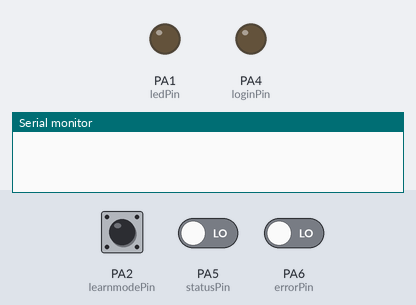
A sketch run on a simulated STM32 Blue Pill. Shown: output pins drawn as LEDs (lit = HIGH), the last lines printed to the serial monitor. Inputs (shaded band) come from the test bench; at power-on: PA5 (statusPin) LOW, PA2 (learnmodePin) HIGH, PA6 (errorPin) LOW. EEPROM starts erased.

Above: at 0.0 s.
At 5.4 s:
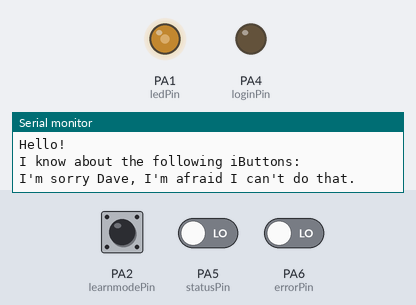
5.5 s: PA5 (statusPin) driven HIGH
8.5 s: PA2 (learnmodePin) pulled LOW for 3.2 s
Timing chart, 0 to 20.0 s (numbered marks = the images above; inputs shaded):
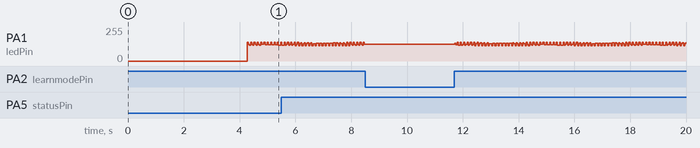

The sketch:

ibutton.ino
```cpp
#include <EEPROM.h>
#include <OneWire.h>
#include <TimerOne.h>

#define debug Serial.print
#define debugf Serial.printf
#define EEPROM_SIZE 128000 // bytes, the stm32f103 has 128 kb flash

const int
  ledPin       = PA1,
  learnmodePin = PA2,
  ibuttonPin   = PA3,
  loginPin     = PA4,
  statusPin    = PA5,
  errorPin     = PA6;


OneWire ds(ibuttonPin);  // iButton reader on pin 16

void setup(void)
{
  // initialize inputs/outputs
  // start serial port
  Serial.begin(9600);

  pinMode(ledPin, OUTPUT);
  pinMode(learnmodePin, INPUT_PULLUP); // connect to GND via a button
  pinMode(loginPin, OUTPUT);
  pinMode(statusPin, INPUT);//external pull-down provided
  pinMode(errorPin, INPUT);//    "        "          "

  delay(4200); // hopefully Serial is set up by then
  debug("Hello!\r\n");
  dump_eeprom();

  check_contactor();

  if(logged_in())
    debug("unexpected MC reset!\r\n");

  Timer1.initialize(~0); // still too often
  //XXX feels like quite a lot of overkill to use a timer just to blink a LED but oh well, I'm not using them anyway
  Timer1.attachInterrupt(blinkLED);
}

// check whether the learnmode button is being pushed
inline bool learnmode(void)
{
  return digitalRead(learnmodePin) == LOW;
}

inline bool logged_in(void)
{
  return digitalRead(statusPin) == HIGH;
}

void check_contactor(void)
{
  if(digitalRead(errorPin) == HIGH){
    debug("Contactor error!\r\n");
    while(true){
      delay(10000);//halts most of the system on contactor error
    }
  }
}

void blinkLED(void)
{
  static int state = HIGH, count = 0;
  if (!learnmode() && count++ < 5)
    return; // blink slower if not in learnmode

  count = 0;
  state ^= 1; // toggle
  digitalWrite(ledPin, state);
}

void format_addr(char *str, byte (&addr)[8])
{
  sprintf(str, "%02x-%02x%02x%02x%02x%02x%02x",
   addr[0], // device type
   addr[6],addr[5],addr[4],addr[3],addr[2],addr[1]
  );
}

// squash a 6 byte iButton identifier into 4 bytes
uint32_t hash_addr(byte (&addr)[8])
{
  // there are a lot of zeroes in the addrs, so this should not collide too much.
  // EEPROM only has space for 32 32-bit values on Teensy LC, that's why.

  // On the other hand, maybe there is an even more collision-free way to do this.
  // Only time will tell *shrug*

  return (addr[0]         <<24)|
        ((addr[6]^addr[1])<<16)|
        ((addr[5]^addr[2])<< 8)|
        ((addr[4]^addr[3])    );
}

void learn_ibutton(byte (&addr)[8])
{
  size_t i, base;
  bool found = false;
  uint32_t hash = hash_addr(addr);

  for (i = 0; i < EEPROM_SIZE/4; i++) {
    base = i*4;
    if (EEPROM.read(base  ) == 0xFF &&
        EEPROM.read(base+1) == 0xFF &&
        EEPROM.read(base+2) == 0xFF &&
        EEPROM.read(base+3) == 0xFF) {

        found = true;
        break;
    }
  }

  if (!found) {
    debug("Error: Out of EEPROM space!\r\n");
    return;
  }

  EEPROM.write(base  , (hash>>24)&0xFF);
  EEPROM.write(base+1, (hash>>16)&0xFF);
  EEPROM.write(base+2, (hash>> 8)&0xFF);
  EEPROM.write(base+3, (hash    )&0xFF);

  char str[32];
  format_addr(str, addr);
  debugf("Learned iButton %d: %s (%x)\r\n", i, str, hash_addr(addr));
}

int find_ibutton(byte (&addr)[8])
{
  size_t i, base;
  uint32_t hash = hash_addr(addr);

  for (i = 0; i < EEPROM_SIZE/4; i++) {
    base = i*4;
    if (EEPROM.read(base  ) == ((hash>>24)&0xFF) &&
        EEPROM.read(base+1) == ((hash>>16)&0xFF) &&
        EEPROM.read(base+2) == ((hash>> 8)&0xFF) &&
        EEPROM.read(base+3) == ((hash    )&0xFF))
      return i;
  }

  return -1;
}

void dump_eeprom(void)
{
  size_t i, base;
  byte b[4];

  debug("I know about the following iButtons:\r\n");

  for (i = 0; i < EEPROM_SIZE/4; i++) {
    base = i*4;
    b[0] = EEPROM.read(base  );
    b[1] = EEPROM.read(base+1);
    b[2] = EEPROM.read(base+2);
    b[3] = EEPROM.read(base+3);

    if ((b[0] == 0xFF) &&
        (b[1] == 0xFF) &&
        (b[2] == 0xFF) &&
        (b[3] == 0xFF))
        continue; // don't print empty slots

    debugf("%d\t%02x%02x%02x%02x\r\n", i, b[0],b[1],b[2],b[3]);
  }
}

void loop(void)
{
  byte addr[8];
  ///static unsigned int count = 0;
  static bool got_button = false; // only handle the button once per contact
  // XXX should also probably cache the hash because the contact isn't always very stable

  while(!logged_in()){

    ds.reset_search();
    if (!ds.search(addr)) {
      ds.reset_search();
      got_button = false;
      continue;
    } else if (got_button) {
      continue;
    }

    got_button = true;

    if (OneWire::crc8(addr, 7) != addr[7]) {
      debug("CRC is not valid!\r\n");
      continue;
    }

    int ibutton = find_ibutton(addr);
      if (learnmode()) {
        if (ibutton != -1) {
          char str[32];
          format_addr(str, addr);
          debugf("I already know about iButton %s (index: %d)!\r\n", str, ibutton);
        } else {
          learn_ibutton(addr);
      }
      continue;
    }

    // not in learnmode, authenticate.
    if (ibutton == -1) {
      debug("I'm sorry Dave, I'm afraid I can't do that.\r\n");
      // TODO: display failure message on display
      continue;
    } else {
      debug("Missile system engaged. Target locked.\r\n");
      digitalWrite(loginPin, HIGH);
      delay(300);//give the relays some time
      digitalWrite(loginPin, LOW);
      delay(300);
    }
  }

  do {
    delay(100);
  } while (logged_in());
  delay(1000);//give the contactor some time
  check_contactor();

}
```
